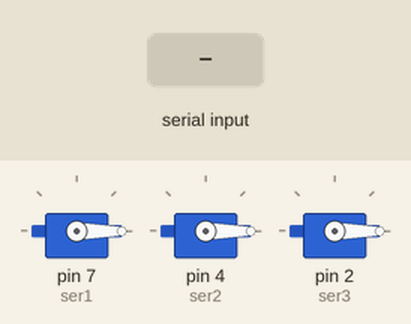
Recording of a sketch running on a simulated Arduino Uno, built with avr-gcc and run on an emulated ATmega328P. On the bench: 3 × servo. The inputs (shaded band) are chosen by the test bench.

Above: at 1.2 s.
1.3 s: "<90,45,200>" received over Serial
At 2.5 s:
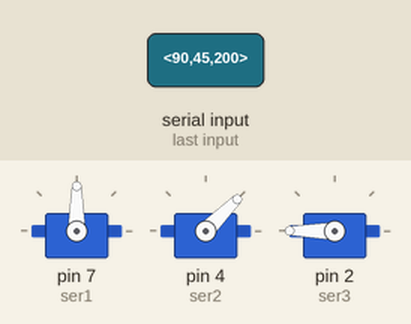
2.8 s: "<30,150,10>" received over Serial
At 3.8 s:
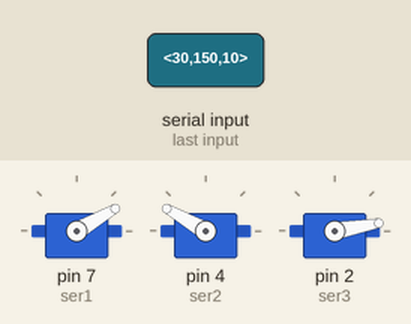
4.3 s: "<90,45>" received over Serial
At 4.9 s:
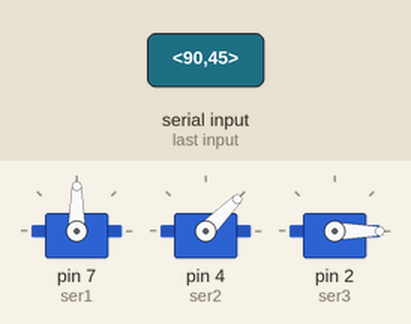
5.8 s: "<90>" received over Serial
At 6.1 s:
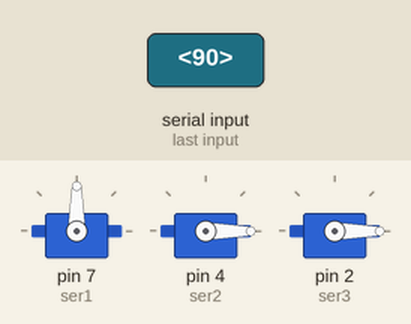
7.3 s: "<200>" received over Serial
At 8.4 s:
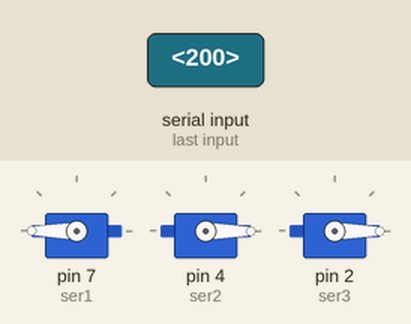
8.8 s: "<1,90>" received over Serial
At 9.6 s:
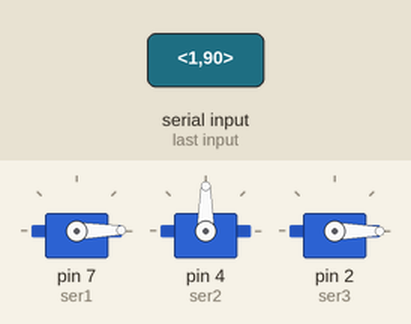
Timing chart, 0 to 11.3 s (numbered marks = the images above; inputs shaded):
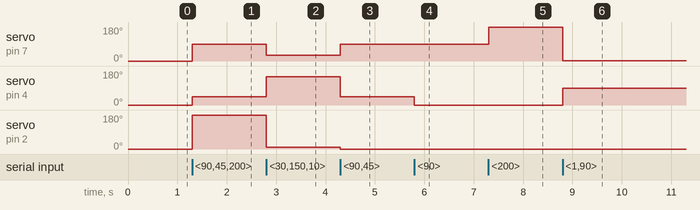

Measured:
- after the input at 1.3 s, servo on pin 7 (ser1): 0° → 90° at once; servo on pin 4 (ser2): 0° → 45° at once; servo on pin 2 (ser3): 0° → 180° at once
- after the input at 2.8 s, servo on pin 7 (ser1): 90° → 30° at once; servo on pin 4 (ser2): 45° → 150° at once; servo on pin 2 (ser3): 180° → 10° at once
- after the input at 4.3 s, servo on pin 7 (ser1): 30° → 90° at once; servo on pin 4 (ser2): 150° → 45° at once; servo on pin 2 (ser3): 10° → 0° at once
- after the input at 5.8 s, servo on pin 4 (ser2): 45° → 0° at once
- after the input at 7.3 s, servo on pin 7 (ser1): 90° → 180° at once
- after the input at 8.8 s, servo on pin 7 (ser1): 180° → 1° at once; servo on pin 4 (ser2): 0° → 90° at once

The sketch:

Arduino-Pyserial.ino
```cpp
#include <Servo.h>

Servo ser1;
Servo ser2;
Servo ser3;
int initpos = 90;

const byte numChars = 32;
char receivedChars[numChars];
char tempChars[numChars];

int ang1 = 0;
int ang2 = 0;
int ang3 = 0;

boolean newData = false;

void setup() {
  Serial.begin(115200);
  Serial.setTimeout(1);

  ser1.attach(7);
  ser2.attach(4);
  ser3.attach(2);

  ser1.write(initpos);
  ser2.write(initpos);
  ser3.write(initpos);
}

void loop(){
  recvWithStartEndMarkers();
  if (newData == true) {
    strcpy(tempChars, receivedChars);
    parseData();
    newData = false;
  }
  ser1.write(ang1);
  ser2.write(ang2);
  ser3.write(ang3);
}

void recvWithStartEndMarkers() {
    static boolean recvInProgress = false;
    static byte ndx = 0;
    char startMarker = '<';
    char endMarker = '>';
    char rc;

    while (Serial.available() > 0 && newData == false) {
        rc = Serial.read();

        if (recvInProgress == true) {
            if (rc != endMarker) {
                receivedChars[ndx] = rc;
                ndx++;
                if (ndx >= numChars) {
                    ndx = numChars - 1;
                }
            }
            else {
                receivedChars[ndx] = '\0'; // terminate the string
                recvInProgress = false;
                ndx = 0;
                newData = true;
            }
        }

        else if (rc == startMarker) {
            recvInProgress = true;
        }
    }
}

void parseData(){

  char * strtokIndx;

    strtokIndx = strtok(tempChars,",");      // get the first part
    ang1 = atoi(strtokIndx); // copy it to ang1

    strtokIndx = strtok(NULL, ","); // this continues where the previous call left off
    ang2 = atoi(strtokIndx);     // convert this part to an integer

    strtokIndx = strtok(NULL, ",");
    ang3 = atoi(strtokIndx);
}
```
